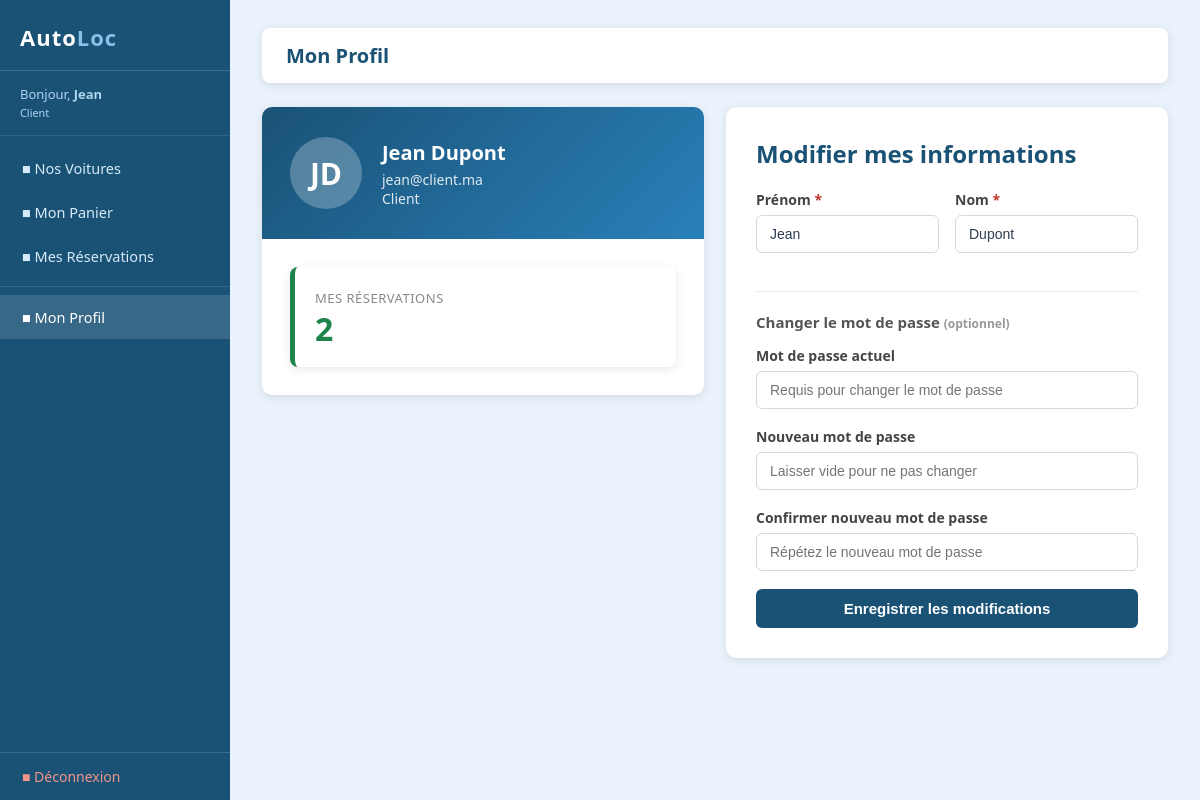
Page /profil.php (signed in) on the committed database.
### tables this page shows
CREATE TABLE IF NOT EXISTS users (
    id     INT AUTO_INCREMENT PRIMARY KEY,
    nom    VARCHAR(100) NOT NULL,
    prenom VARCHAR(100) NOT NULL,
    email  VARCHAR(150) NOT NULL UNIQUE,
    pass   VARCHAR(32)  NOT NULL,
    role   ENUM('AD', 'CL') DEFAULT 'CL'
);

### profil.php (the view, shortened to what this page needs)
<?php
require 'navbar.php';
$email  = mysqli_real_escape_string($connection, $_SESSION['user']);
$result = mysqli_query($connection, "select * from users where email='$email'");
$user   = mysqli_fetch_array($result);
$totalReserv = mysqli_fetch_array(mysqli_query($connection,
    "select count(*) as n from reservations where email_client='$email'"))['n'];
?>
<div class="top-bar">
    <h1>Mon Profil</h1>
</div>
<div style="display:grid; grid-template-columns:1fr 1fr; gap:22px; align-items:start;">
<div class="profile-card">
    <div class="profile-header">
        <div class="profile-avatar">
            <?php echo strtoupper(substr($user['prenom'], 0, 1) . substr($user['nom'], 0, 1)); ?>
        </div>
        <div>
            <h2><?php echo htmlspecialchars($user['prenom'] . ' ' . $user['nom']); ?></h2>
            <p><?php echo htmlspecialchars($user['email']); ?></p>
            <p><?php echo $user['role'] == 'AD' ? 'Administrateur' : 'Client'; ?></p>
        </div>
    </div>
    <div class="profile-body">
        <?php if ($user['role'] == 'CL'): ?>
        <div class="stat-card green" style="border-radius:8px;">
            <span class="stat-label">Mes Réservations</span>
            <span class="stat-value"><?php echo $totalReserv; ?></span>
        </div>
        <?php endif; ?>
    </div>
</div>
<div>
    <div class="form-container" style="margin:0;">
        <h2 style="color:var(--primary); margin-bottom:20px;">Modifier mes informations</h2>
        <form method="post" action="updateProfil.php">
            <div class="form-row">
                <div class="form-group">
                    <label class="required">Prénom</label>
                    <input type="text" name="prenom" required value="<?php echo htmlspecialchars($user['prenom']); ?>" maxlength="100">
                </div>
                <div class="form-group">
                    <label class="required">Nom</label>
                    <input type="text" name="nom" required value="<?php echo htmlspecialchars($user['nom']); ?>" maxlength="100">
                </div>
            </div>
            <div class="divider"></div>
            <h3 style="margin-bottom:14px; color:#555; font-size:15px;">Changer le mot de passe <span class="hint">(optionnel)</span></h3>
            <div class="form-group">
                <label>Mot de passe actuel</label>
                <input type="password" name="pass_actuel" placeholder="Requis pour changer le mot de passe">
            </div>
            <div class="form-group">
                <label>Nouveau mot de passe</label>
                <input type="password" name="pass_new" placeholder="Laisser vide pour ne pas changer" minlength="6">
            </div>
            <div class="form-group">
                <label>Confirmer nouveau mot de passe</label>
                <input type="password" name="pass_new2" placeholder="Répétez le nouveau mot de passe">
            </div>
            <button type="submit" class="submit-btn">Enregistrer les modifications</button>
        </form>
    </div>
</div>
</div>
</div></body></html>

### style.css (style rules this page uses)
:root { --primary: #1a5276; --primary-d: #154360; --primary-l: #2980b9; --success: #1e8449; --danger: #c0392b; --warning: #d68910; --info: #148f77; --bg: #eaf2fb; --white: #ffffff; --gray-l: #f4f6f7; --gray: #aab7b8; --text: #2c3e50; --shadow: 0 2px 10px rgba(0,0,0,0.10); }
* { box-sizing: border-box; margin: 0; padding: 0; }
body { font-family: 'Segoe UI', Arial, sans-serif; background-color: var(--bg); color: var(--text); min-height: 100vh; }
.top-bar { background: var(--white); padding: 14px 24px; border-radius: 8px; box-shadow: var(--shadow); display: flex; justify-content: space-between; align-items: center; margin-bottom: 24px; }
.top-bar h1 { font-size: 20px; color: var(--primary); }
.form-container { background-color: white; padding: 30px; border-radius: 10px; box-shadow: var(--shadow); max-width: 560px; margin: 0 auto; }
.form-group { margin-bottom: 18px; }
label { display: block; margin-bottom: 6px; color: #444; font-weight: 600; font-size: 14px; }
input[type="text"], input[type="number"], input[type="email"], input[type="password"], input[type="date"], textarea, select { width: 100%; padding: 10px 13px; border: 1px solid #d5d8dc; border-radius: 6px; font-size: 14px; color: var(--text); transition: border 0.2s; }
.form-row { display: grid; grid-template-columns: 1fr 1fr; gap: 16px; }
.submit-btn { background-color: var(--primary); color: white; padding: 11px 22px; border: none; border-radius: 6px; cursor: pointer; font-size: 15px; font-weight: bold; width: 100%; transition: background 0.2s; }
.stat-card { background: white; border-radius: 10px; padding: 22px 20px; box-shadow: var(--shadow); border-left: 5px solid var(--primary); display: flex; flex-direction: column; gap: 6px; }
.stat-card.green { border-left-color: var(--success); }
.stat-card .stat-label { font-size: 13px; color: #888; text-transform: uppercase; letter-spacing: .5px; }
.stat-card .stat-value { font-size: 32px; font-weight: bold; color: var(--primary); line-height: 1; }
.stat-card.green .stat-value { color: var(--success); }
.required::after { content: " *"; color: var(--danger); }
.hint { color: #999; font-size: 12px; margin-top: 4px; }
.divider { height: 1px; background: #eaecee; margin: 20px 0; }
.profile-card { background: white; border-radius: 10px; box-shadow: var(--shadow); overflow: hidden; max-width: 600px; }
.profile-header { background: linear-gradient(135deg, var(--primary), var(--primary-l)); color: white; padding: 30px 28px; display: flex; align-items: center; gap: 20px; }
.profile-avatar { width: 72px; height: 72px; border-radius: 50%; background: rgba(255,255,255,0.25); display: flex; align-items: center; justify-content: center; font-size: 30px; font-weight: bold; flex-shrink: 0; }
.profile-header h2 { font-size: 20px; margin-bottom: 4px; }
.profile-header p { opacity: 0.85; font-size: 14px; }
.profile-body { padding: 28px; }

### rows in the picture
users: prenom+nom "JD", prenom+nom "Jean Dupont", email "jean@client.ma", prenom "Jean", nom "Dupont"

### other values in the picture
$_SESSION['prenom'] "Jean"
$label "■ Nos Voitures ■ Mon Panier ■ Mes Réservations ■ Mon Profil"
$totalReserv "2"
